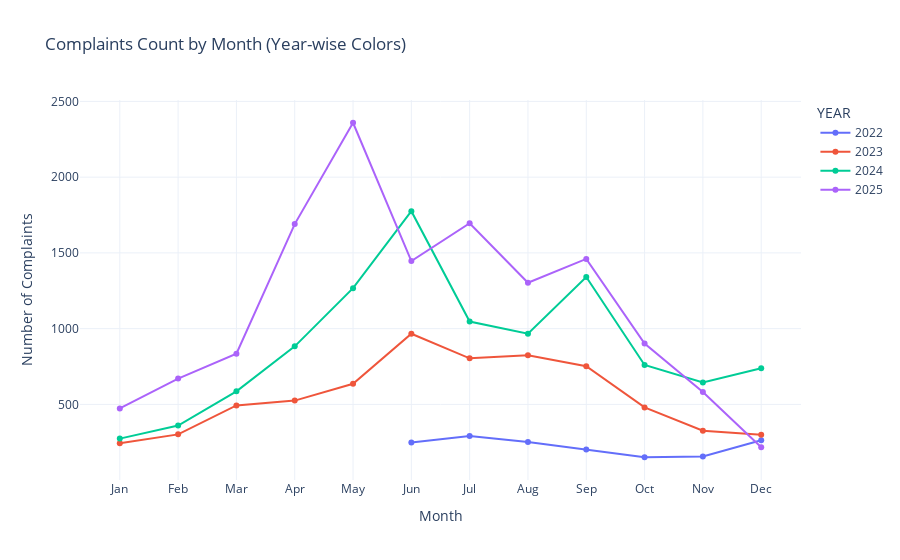

Here is the notebook cell this chart was saved with:
### Code cell
import pandas as pd
import plotly.express as px

# --- Step 1: Load and preprocess data ---
df = pd.read_excel(dataset_path)
df['DATE'] = pd.to_datetime(df['DATE'])
df['YEAR'] = df['DATE'].dt.year
df['MONTH'] = df['DATE'].dt.month
df['MONTH_NAME'] = df['DATE'].dt.strftime('%B')

# --- Step 2: Group by YEAR, MONTH ---
summary = (
    df.groupby(['YEAR', 'MONTH'])
      .size()
      .reset_index(name='COUNT')
)

# --- Step 3: Interactive line chart with year-wise colors ---
fig = px.line(
    summary,
    x="MONTH",
    y="COUNT",
    color="YEAR",  # <-- year controls color
    markers=True,
    title="Complaints Count by Month (Year-wise Colors)",
    labels={"COUNT": "Number of Complaints", "MONTH": "Month"}
)

fig.update_layout(
    xaxis=dict(
        tickmode="array",
        tickvals=list(range(1, 13)),
        ticktext=["Jan","Feb","Mar","Apr","May","Jun","Jul","Aug","Sep","Oct","Nov","Dec"]
    ),
    template="plotly_white"
)

fig.show()

### Figure 1 — Plotly figure (JSON) as saved in the notebook; plotly's stock layout.template omitted (floating-point values rounded to 4 significant figures)
{"data": [{"hovertemplate": "YEAR=2022<br>Month=%{x}<br>Number of Complaints=%{y}<extra></extra>", "legendgroup": "2022", "line": {"color": "#636efa", "dash": "solid"}, "marker": {"symbol": "circle"}, "mode": "lines+markers", "name": "2022", "orientation": "v", "showlegend": true, "type": "scatter", "x": [6, 7, 8, 9, 10, 11, 12], "xaxis": "x", "y": [249, 292, 252, 202, 151, 156, 263], "yaxis": "y"}, {"hovertemplate": "YEAR=2023<br>Month=%{x}<br>Number of Complaints=%{y}<extra></extra>", "legendgroup": "2023", "line": {"color": "#EF553B", "dash": "solid"}, "marker": {"symbol": "circle"}, "mode": "lines+markers", "name": "2023", "orientation": "v", "showlegend": true, "type": "scatter", "x": [1, 2, 3, 4, 5, 6, 7, 8, 9, 10, 11, 12], "xaxis": "x", "y": [243, 302, 493, 525, 636, 966, 804, 824, 752, 480, 326, 300], "yaxis": "y"}, {"hovertemplate": "YEAR=2024<br>Month=%{x}<br>Number of Complaints=%{y}<extra></extra>", "legendgroup": "2024", "line": {"color": "#00cc96", "dash": "solid"}, "marker": {"symbol": "circle"}, "mode": "lines+markers", "name": "2024", "orientation": "v", "showlegend": true, "type": "scatter", "x": [1, 2, 3, 4, 5, 6, 7, 8, 9, 10, 11, 12], "xaxis": "x", "y": [274, 360, 586, 883, 1267, 1775, 1047, 966, 1341, 760, 644, 739], "yaxis": "y"}, {"hovertemplate": "YEAR=2025<br>Month=%{x}<br>Number of Complaints=%{y}<extra></extra>", "legendgroup": "2025", "line": {"color": "#ab63fa", "dash": "solid"}, "marker": {"symbol": "circle"}, "mode": "lines+markers", "name": "2025", "orientation": "v", "showlegend": true, "type": "scatter", "x": [1, 2, 3, 4, 5, 6, 7, 8, 9, 10, 11, 12], "xaxis": "x", "y": [473, 670, 835, 1690, 2359, 1446, 1696, 1303, 1460, 902, 582, 217], "yaxis": "y"}], "layout": {"legend": {"title": {"text": "YEAR"}, "tracegroupgap": 0}, "title": {"text": "Complaints Count by Month (Year-wise Colors)"}, "xaxis": {"anchor": "y", "domain": [0, 1], "tickmode": "array", "ticktext": ["Jan", "Feb", "Mar", "Apr", "May", "Jun", "Jul", "Aug", "Sep", "Oct", "Nov", "Dec"], "tickvals": [1, 2, 3, 4, 5, 6, 7, 8, 9, 10, 11, 12], "title": {"text": "Month"}}, "yaxis": {"anchor": "x", "domain": [0, 1], "title": {"text": "Number of Complaints"}}}}
